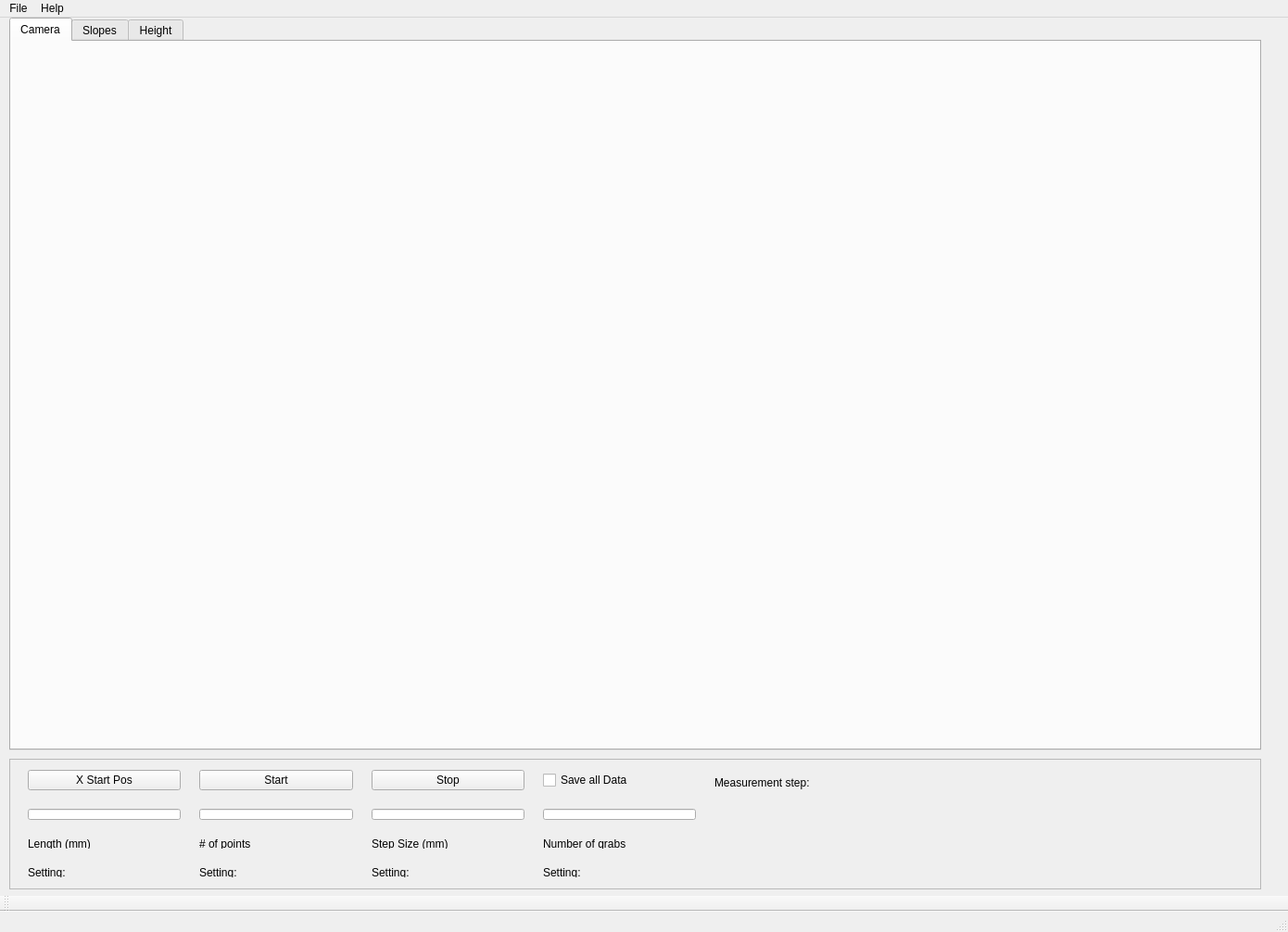
<?xml version="1.0" encoding="UTF-8"?>
<ui version="4.0">
 <class>MeasurementGUI</class>
 <widget class="QMainWindow" name="MeasurementGUI">
  <property name="geometry">
   <rect>
    <x>0</x>
    <y>0</y>
    <width>1390</width>
    <height>1006</height>
   </rect>
  </property>
  <property name="windowTitle">
   <string notr="true">MainWindow</string>
  </property>
  <property name="toolTip">
   <string notr="true"/>
  </property>
  <property name="statusTip">
   <string notr="true"/>
  </property>
  <property name="whatsThis">
   <string notr="true"/>
  </property>
  <property name="accessibleName">
   <string notr="true"/>
  </property>
  <widget class="QWidget" name="centralwidget">
   <widget class="QTabWidget" name="Measurements">
    <property name="geometry">
     <rect>
      <x>10</x>
      <y>0</y>
      <width>1351</width>
      <height>791</height>
     </rect>
    </property>
    <property name="toolTipDuration">
     <number>-1</number>
    </property>
    <property name="currentIndex">
     <number>0</number>
    </property>
    <widget class="QWidget" name="cam_tab">
     <attribute name="title">
      <string>Camera</string>
     </attribute>
     <widget class="QWidget" name="">
      <property name="geometry">
       <rect>
        <x>10</x>
        <y>730</y>
        <width>292</width>
        <height>27</height>
       </rect>
      </property>
      <layout class="QHBoxLayout" name="FWHM_layout">
       <item>
        <widget class="MyLabel" name="FWHM_Y">
         <property name="text">
          <string/>
         </property>
        </widget>
       </item>
       <item>
        <widget class="MyLabel" name="FWHM_X">
         <property name="text">
          <string/>
         </property>
        </widget>
       </item>
      </layout>
     </widget>
    </widget>
    <widget class="QWidget" name="Slopes_tab">
     <attribute name="title">
      <string>Slopes</string>
     </attribute>
    </widget>
    <widget class="QWidget" name="height_tab">
     <attribute name="title">
      <string>Height</string>
     </attribute>
    </widget>
   </widget>
   <widget class="QFrame" name="frame">
    <property name="geometry">
     <rect>
      <x>10</x>
      <y>800</y>
      <width>1351</width>
      <height>141</height>
     </rect>
    </property>
    <property name="frameShape">
     <enum>QFrame::StyledPanel</enum>
    </property>
    <property name="frameShadow">
     <enum>QFrame::Raised</enum>
    </property>
    <widget class="QWidget" name="">
     <property name="geometry">
      <rect>
       <x>10</x>
       <y>2</y>
       <width>901</width>
       <height>141</height>
      </rect>
     </property>
     <layout class="QHBoxLayout" name="horizontalLayout_4" stretch="1,0">
      <property name="spacing">
       <number>20</number>
      </property>
      <property name="leftMargin">
       <number>10</number>
      </property>
      <property name="topMargin">
       <number>10</number>
      </property>
      <property name="rightMargin">
       <number>0</number>
      </property>
      <property name="bottomMargin">
       <number>15</number>
      </property>
      <item>
       <layout class="QVBoxLayout" name="verticalLayout_5">
        <item>
         <layout class="QHBoxLayout" name="horizontalLayout">
          <item>
           <widget class="MyPushButton" name="xStartPos">
            <property name="text">
             <string>X Start Pos</string>
            </property>
           </widget>
          </item>
          <item>
           <widget class="MyPushButton" name="startButton">
            <property name="text">
             <string>Start</string>
            </property>
           </widget>
          </item>
          <item>
           <widget class="MyPushButton" name="stopButton">
            <property name="text">
             <string>Stop</string>
            </property>
           </widget>
          </item>
          <item>
           <widget class="QCheckBox" name="savelldata">
            <property name="text">
             <string>Save all Data</string>
            </property>
           </widget>
          </item>
         </layout>
        </item>
        <item>
         <layout class="QHBoxLayout" name="horizontalLayout_3">
          <item>
           <layout class="QVBoxLayout" name="verticalLayout">
            <item>
             <widget class="MyQLineEdit" name="length_input"/>
            </item>
            <item>
             <widget class="MyLabel" name="length_label">
              <property name="text">
               <string>Length (mm)</string>
              </property>
             </widget>
            </item>
            <item>
             <widget class="MyLabel" name="length_display">
              <property name="text">
               <string>Setting: </string>
              </property>
             </widget>
            </item>
           </layout>
          </item>
          <item>
           <layout class="QVBoxLayout" name="verticalLayout_2">
            <item>
             <widget class="MyQLineEdit" name="points_input"/>
            </item>
            <item>
             <widget class="MyLabel" name="points_label">
              <property name="text">
               <string># of points</string>
              </property>
             </widget>
            </item>
            <item>
             <widget class="MyLabel" name="points_display">
              <property name="text">
               <string>Setting: </string>
              </property>
             </widget>
            </item>
           </layout>
          </item>
          <item>
           <layout class="QVBoxLayout" name="verticalLayout_3">
            <item>
             <widget class="MyQLineEdit" name="stepsize_input"/>
            </item>
            <item>
             <widget class="MyLabel" name="stepsize_label">
              <property name="text">
               <string>Step Size (mm)</string>
              </property>
             </widget>
            </item>
            <item>
             <widget class="MyLabel" name="stepsize_display">
              <property name="text">
               <string>Setting: </string>
              </property>
             </widget>
            </item>
           </layout>
          </item>
          <item>
           <layout class="QVBoxLayout" name="verticalLayout_4">
            <item>
             <widget class="MyQLineEdit" name="nrofgrabs_input"/>
            </item>
            <item>
             <widget class="MyLabel" name="nrofgrabs_label">
              <property name="text">
               <string>Number of grabs</string>
              </property>
             </widget>
            </item>
            <item>
             <widget class="MyLabel" name="nrofgrabs_label_2">
              <property name="text">
               <string>Setting: </string>
              </property>
             </widget>
            </item>
           </layout>
          </item>
         </layout>
        </item>
       </layout>
      </item>
      <item>
       <layout class="QVBoxLayout" name="verticalLayout_6">
        <property name="spacing">
         <number>60</number>
        </property>
        <property name="rightMargin">
         <number>30</number>
        </property>
        <item>
         <widget class="MyLabel" name="meas_step_label">
          <property name="text">
           <string>Measurement step:     </string>
          </property>
         </widget>
        </item>
        <item>
         <widget class="MyLabel" name="label">
          <property name="text">
           <string> </string>
          </property>
         </widget>
        </item>
       </layout>
      </item>
     </layout>
    </widget>
   </widget>
  </widget>
  <widget class="QMenuBar" name="menubar">
   <property name="geometry">
    <rect>
     <x>0</x>
     <y>0</y>
     <width>1390</width>
     <height>22</height>
    </rect>
   </property>
   <widget class="QMenu" name="menuFile">
    <property name="title">
     <string>File</string>
    </property>
    <addaction name="separator"/>
    <addaction name="actionStart_Measurement"/>
    <addaction name="actionSave"/>
    <addaction name="separator"/>
    <addaction name="actionQuit"/>
   </widget>
   <widget class="QMenu" name="menuHelp">
    <property name="title">
     <string>Help</string>
    </property>
    <addaction name="separator"/>
    <addaction name="actionGantry_Help"/>
    <addaction name="actionLaser_Help"/>
    <addaction name="actionCamera_Help"/>
   </widget>
   <addaction name="menuFile"/>
   <addaction name="menuHelp"/>
  </widget>
  <widget class="QStatusBar" name="statusbar"/>
  <widget class="QToolBar" name="toolBar">
   <property name="windowTitle">
    <string>toolBar</string>
   </property>
   <attribute name="toolBarArea">
    <enum>BottomToolBarArea</enum>
   </attribute>
   <attribute name="toolBarBreak">
    <bool>false</bool>
   </attribute>
  </widget>
  <action name="actionStart_Measurement">
   <property name="text">
    <string>Start Measurement</string>
   </property>
  </action>
  <action name="actionSave">
   <property name="text">
    <string>Save </string>
   </property>
  </action>
  <action name="actionGantry_Help">
   <property name="text">
    <string>Gantry Help</string>
   </property>
  </action>
  <action name="actionLaser_Help">
   <property name="text">
    <string>Laser Help</string>
   </property>
  </action>
  <action name="actionCamera_Help">
   <property name="text">
    <string>Camera Help</string>
   </property>
  </action>
  <action name="actionQuit">
   <property name="text">
    <string>Quit</string>
   </property>
  </action>
 </widget>
 <customwidgets>
  <customwidget>
   <class>MyLabel</class>
   <extends>QLabel</extends>
   <header location="global">BaseClasses.py</header>
  </customwidget>
  <customwidget>
   <class>MyQLineEdit</class>
   <extends>QLineEdit</extends>
   <header location="global">BaseClasses.py</header>
  </customwidget>
  <customwidget>
   <class>MyPushButton</class>
   <extends>QPushButton</extends>
   <header location="global">Graphics.BaseClasses</header>
  </customwidget>
 </customwidgets>
 <resources/>
 <connections/>
</ui>
